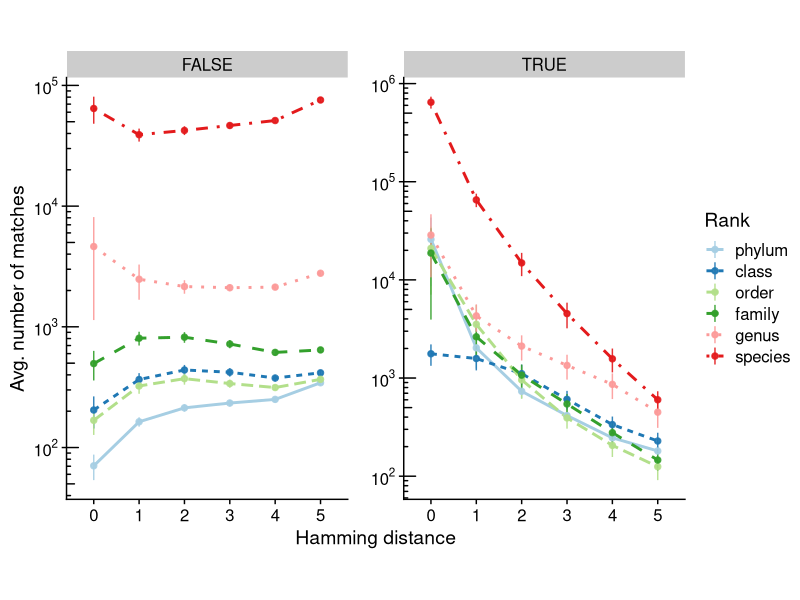

Write R code to recreate this figure. (Note: this script raises an error after producing the figure.)
require(ggplot2)
require(readr)
require(cowplot)
require(dplyr)
require(plotrix)

theme_set(theme_cowplot(font_size = 8))

ms <- read_csv("../results/CONSULTII-summary_matches-bacteria-w4s5.csv")
ms$Rank <- tolower(ms$Rank)
ms$Rank <- factor(
  ms$Rank,
  levels = c("kingdom", "phylum", "class", "order", "family", "genus", "species")
)

ms <- ms %>% filter(Rank != "kingdom")

ms_summary <- ms %>%
  group_by(Rank, Hamming_distance, Match) %>%
  summarize(avg = mean(Count), std = std.error(Count))

ggplot(ms_summary, aes(color = Rank, fill = Rank)) +
  facet_wrap(vars(Match), scales = "free_y") +
  geom_line(aes(x = factor(Hamming_distance), y = avg, linetype = Rank, group = Rank), stat = "identity", linewidth = 1) +
  geom_pointrange(aes(x = factor(Hamming_distance), y = avg, ymin = avg - std, ymax = avg + std), alpha = 0.9, size = 0.3) +
  scale_y_continuous(trans = "log10", labels = scales::trans_format("log10", scales::math_format(10^.x))) +
  theme_cowplot() +
  labs(shape = "Rank", colour = "Rank", x = "Hamming distance", y = "Avg. number of matches") +
  scale_colour_brewer(palette = "Paired") +
  theme(panel.spacing.x = unit(1.15, "lines")) +
  annotation_logticks(sides = "l") +
  theme(aspect.ratio = 1.5)

ggsave2("../figures/number_of_matches.pdf")